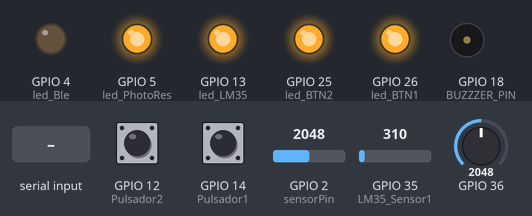
Bench run of a sketch on a simulated ESP32. Shown: output pins drawn as LEDs (lit = HIGH), buzzer (waves = sounding, pin HIGH). Inputs (shaded band) come from the test bench; at power-on: GPIO 35 (LM35_Sensor1) = 310, GPIO 2 (sensorPin) = 2048, GPIO 12 (Pulsador2) HIGH, GPIO 14 (Pulsador1) HIGH, GPIO 36 = 2048. Nothing arrives over Bluetooth unless stated; what the sketch prints to the serial monitor is not drawn.

Above: at 2.2 s.
2.3 s: "1" received over the second serial link
At 2.8 s:
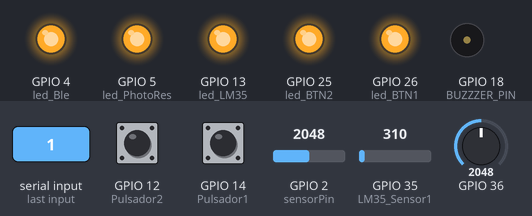
3.8 s: GPIO 35 (LM35_Sensor1) set to 253
5.7 s: GPIO 35 (LM35_Sensor1) set to 212
At 7.4 s:
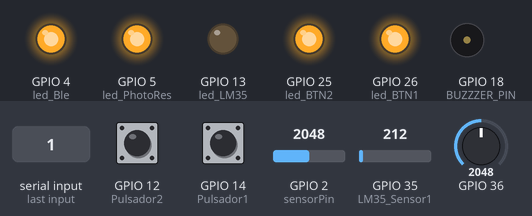
8.2 s: GPIO 2 (sensorPin) set to 2511
10.0 s: GPIO 2 (sensorPin) set to 2576
At 12.1 s:
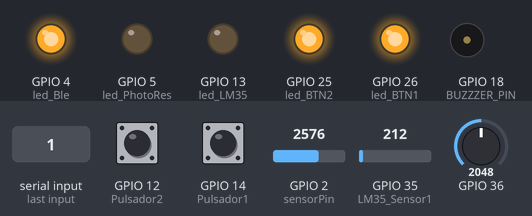
12.6 s: "0" received over the second serial link
At 13.0 s:
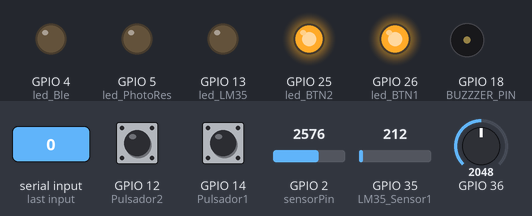
Timing chart, 0 to 15.1 s (numbered marks = the images above; inputs shaded):
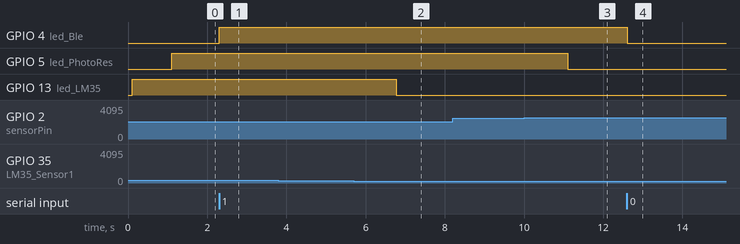

The sketch:

sketch_nov18a_ProyectoFinal_Examen.ino
```cpp
#include "BluetoothSerial.h"
#if !defined(CONFIG_BT_ENABLED) || !defined(CONFIG_BLUEDROID_ENABLED)
#error Bluetooth no activado! Activa la conexion Bluetooth.
#endif
#include <ESP32Servo.h>
#include <analogWrite.h>
#include <ESP32Tone.h>
#include <ESP32PWM.h>
#include "pitches.h"
#include "esp_adc_cal.h"
#define LM35_Sensor1    35

 TaskHandle_t Task1;
TaskHandle_t Task2;

int LM35_Raw_Sensor1 = 0;
float LM35_TempC_Sensor1 = 0.0;
float LM35_TempF_Sensor1 = 0.0;
float Voltage = 0.0;
int caracterled;
char Mensajebz;
const int led_LM35 = 13;
int sensorPin = 2;
const int led_PhotoRes = 5;
int lightInit;
int lightVal;
int sensorValue;
const int led_Ble = 4;
const int BUZZZER_PIN = 18; // GIOP18 pin connected to piezo buzzer
// notes in the melody:
int melodyA[] = {
  NOTE_A4, NOTE_D4, NOTE_F4, NOTE_G4, NOTE_A4, NOTE_D4, NOTE_F4, NOTE_G4, NOTE_E4,
    NOTE_G4, NOTE_C4, NOTE_F4, NOTE_E4, NOTE_G4, NOTE_C4, NOTE_F4, NOTE_E4, NOTE_D4
};
int melodiaB[] = {
  NOTE_C4, NOTE_G3, NOTE_C4, NOTE_A3, NOTE_A3,NOTE_B3, NOTE_B3,
};
// note durations: 4 = quarter note, 8 = eighth note, etc.:
int noteDurationsA[] = {
  2, 2, 4, 4, 2, 2, 4, 4, 1, 2, 2, 4, 4, 2, 2, 4, 4, 1,
};
int duracionesB[] = {
  8, 8, 3, 4, 4, 3, 3,
};
const int Pulsador1 = 14;
const int Pulsador2 = 12;
const int led_BTN1 = 26;
const int led_BTN2 = 25;
bool stadoBTN = false;
BluetoothSerial SerialBT;

void setup() {
SerialBT.begin("ESP32_Ruben");
pinMode(led_LM35, OUTPUT);
pinMode(led_PhotoRes, OUTPUT);
lightInit = analogRead(sensorPin);
pinMode(Pulsador1,INPUT_PULLUP);
pinMode(Pulsador2,INPUT_PULLUP);
pinMode(led_BTN1, OUTPUT);
pinMode(led_BTN2, OUTPUT);
pinMode(led_Ble, OUTPUT);
pinMode(BUZZZER_PIN, OUTPUT);
// We'll set up the LED pin to be an output.
  pinMode(led_PhotoRes, OUTPUT);
  lightInit = analogRead(sensorPin);
  //we will take a single reading from the light sensor and store it in the lightCal
Serial.begin(115200);

    xTaskCreatePinnedToCore(
                    Task1code,
                    "Task1",
                    10000,
                    NULL,
                    1,
                    &Task1,
                    0);
  vTaskDelay(500);


xTaskCreatePinnedToCore(
                    Task2code,
                    "Task1",
                    10000,
                    NULL,
                    1,
                    &Task2,
                    1);
  vTaskDelay(500);
}


void Task1code( void * pvParameters ){
  Serial.print("Task1 running on core ");
  Serial.println(xPortGetCoreID());

  for(;;){
    // Read LM35_Sensor1 ADC Pin
  LM35_Raw_Sensor1 = analogRead(LM35_Sensor1);
  // Calibrate ADC & Get Voltage (in mV)
  Voltage = readADC_Cal(LM35_Raw_Sensor1);
  // TempC = Voltage(mV) / 10
  LM35_TempC_Sensor1 = Voltage / 10;
  LM35_TempF_Sensor1 = (LM35_TempC_Sensor1 * 1.8) + 32;

  // Print The Readings
  Serial.print("Temperature = ");
  Serial.print(LM35_TempC_Sensor1);
  Serial.print(" °C , ");
  Serial.print("Temperature = ");
  Serial.print(LM35_TempF_Sensor1);
  Serial.println(" °F");

  delay(100);
  if(LM35_TempC_Sensor1>20){
    digitalWrite(led_LM35,HIGH);
  }if(LM35_TempC_Sensor1<19){
    digitalWrite(led_LM35,LOW);
    }

    ///////////////////////////FotoResistencia/////////////////////////////////////////
    sensorValue = analogRead(A0); // read analog input pin 0
  Serial.print("AnalgoRead: "); // prints the value read
  Serial.println(sensorValue, DEC); // prints the value read
  Serial.print(" \n"); // prints a space between the numbers
  delay(1000); // wait 100ms for next reading

  lightVal = analogRead(sensorPin); // read the current light levels
  Serial.print("SensorPin: "); // prints the value read
  Serial.println(lightVal); // prints the value read
  //if lightVal is less than our initial reading withing a threshold then it is dark.
  if(lightVal - lightInit <  500)
  {
      digitalWrite (led_PhotoRes, HIGH); // turn on light
  }

  //otherwise, it is bright
  else
  {
    digitalWrite (led_PhotoRes, LOW); // turn off light
  }
  /////////////////////////////////////BUZZER///////////////////////////////////////
  if (SerialBT.available()) {
    char Mensajebz = SerialBT.read();
    if (Mensajebz == 'A') {
    for (int thisNote = 0; thisNote < 8; thisNote++) {
    int noteDuration = 1000 / noteDurationsA[thisNote];
    tone(BUZZZER_PIN, melodyA[thisNote], noteDuration);
    int pauseBetweenNotes = noteDuration * 1.30;
    delay(pauseBetweenNotes);
    noTone(BUZZZER_PIN);
    }
  }
  if (Mensajebz == 'B') {
    for (int nota = 0; nota < 8; nota++) {
    int duracion = 1000 / duracionesB[nota];
    tone(BUZZZER_PIN, melodiaB[nota], duracion);
    int pausa = duracion * 1.30;
    delay(pausa);
    noTone(BUZZZER_PIN);
        }
      }
    }
  }
}

void Task2code( void * pvParameters ){
 Serial.print("Task2 running on core ");
  Serial.println(xPortGetCoreID());

      for(;;){

 // Leemos el estado del GPIO
  stadoBTN = digitalRead(Pulsador1);
  // Controlamos el led según el resultado
  if (stadoBTN == HIGH) {
       digitalWrite(led_BTN1, HIGH);
       Serial.println("Boton 1 Precionado");
  }
  else {
       digitalWrite(led_BTN1, LOW);
  }
// Leemos el estado del GPIO
  stadoBTN = digitalRead(Pulsador2);
  // Controlamos el led según el resultado
  if (stadoBTN == HIGH) {
       digitalWrite(led_BTN2, HIGH);
       Serial.println ("Boton 2 Precionado");
  }
  else {
       digitalWrite(led_BTN2, LOW);
  }
  //Led por Bluetooth
if(SerialBT.available()) {
  caracterled = SerialBT.read();

  if(caracterled == '1')
  {
  digitalWrite(led_Ble, HIGH);
   Serial.println("Encendido");
  }

  if(caracterled == '0')
  {
  digitalWrite(led_Ble, LOW);
  Serial.println("Apagado");
      }
    }
  }
}

void loop() {

}
uint32_t readADC_Cal(int ADC_Raw)
{
  esp_adc_cal_characteristics_t adc_chars;

  esp_adc_cal_characterize(ADC_UNIT_1, ADC_ATTEN_DB_11, ADC_WIDTH_BIT_12, 1100, &adc_chars);
  return(esp_adc_cal_raw_to_voltage(ADC_Raw, &adc_chars));
}
```

pitches.h
```cpp
/*************************************************
 * Public Constants
 *************************************************/

#define NOTE_B0  31
#define NOTE_C1  33
#define NOTE_CS1 35
#define NOTE_D1  37
#define NOTE_DS1 39
#define NOTE_E1  41
#define NOTE_F1  44
#define NOTE_FS1 46
#define NOTE_G1  49
#define NOTE_GS1 52
#define NOTE_A1  55
#define NOTE_AS1 58
#define NOTE_B1  62
#define NOTE_C2  65
#define NOTE_CS2 69
#define NOTE_D2  73
#define NOTE_DS2 78
#define NOTE_E2  82
#define NOTE_F2  87
#define NOTE_FS2 93
#define NOTE_G2  98
#define NOTE_GS2 104
#define NOTE_A2  110
#define NOTE_AS2 117
#define NOTE_B2  123
#define NOTE_C3  131
#define NOTE_CS3 139
#define NOTE_D3  147
#define NOTE_DS3 156
#define NOTE_E3  165
#define NOTE_F3  175
#define NOTE_FS3 185
#define NOTE_G3  196
#define NOTE_GS3 208
#define NOTE_A3  220
#define NOTE_AS3 233
#define NOTE_B3  247
#define NOTE_C4  262
#define NOTE_CS4 277
#define NOTE_D4  294
#define NOTE_DS4 311
#define NOTE_E4  330
#define NOTE_F4  349
#define NOTE_FS4 370
#define NOTE_G4  392
#define NOTE_GS4 415
#define NOTE_A4  440
#define NOTE_AS4 466
#define NOTE_B4  494
#define NOTE_C5  523
#define NOTE_CS5 554
#define NOTE_D5  587
#define NOTE_DS5 622
#define NOTE_E5  659
#define NOTE_F5  698
#define NOTE_FS5 740
#define NOTE_G5  784
#define NOTE_GS5 831
#define NOTE_A5  880
#define NOTE_AS5 932
#define NOTE_B5  988
#define NOTE_C6  1047
#define NOTE_CS6 1109
#define NOTE_D6  1175
#define NOTE_DS6 1245
#define NOTE_E6  1319
#define NOTE_F6  1397
#define NOTE_FS6 1480
#define NOTE_G6  1568
#define NOTE_GS6 1661
#define NOTE_A6  1760
#define NOTE_AS6 1865
#define NOTE_B6  1976
#define NOTE_C7  2093
#define NOTE_CS7 2217
#define NOTE_D7  2349
#define NOTE_DS7 2489
#define NOTE_E7  2637
#define NOTE_F7  2794
#define NOTE_FS7 2960
#define NOTE_G7  3136
#define NOTE_GS7 3322
#define NOTE_A7  3520
#define NOTE_AS7 3729
#define NOTE_B7  3951
#define NOTE_C8  4186
#define NOTE_CS8 4435
#define NOTE_D8  4699
#define NOTE_DS8 4978
```

Measured:
- the behaviour switches between 236 and 235 on GPIO 35 (LM35_Sensor1) (found by bisection; images 1 and 2)
- the behaviour switches between 2547 and 2548 on GPIO 2 (sensorPin) (found by bisection; images 2 and 3)
- after the input at 2.3 s, GPIO 4 (led_Ble): LOW → HIGH at once
- after the input at 5.7 s, GPIO 13 (led_LM35): HIGH → LOW after 1.1 s
- after the input at 10.0 s, GPIO 5 (led_PhotoRes): HIGH → LOW after 1.1 s
- after the input at 12.6 s, GPIO 4 (led_Ble): HIGH → LOW at once
